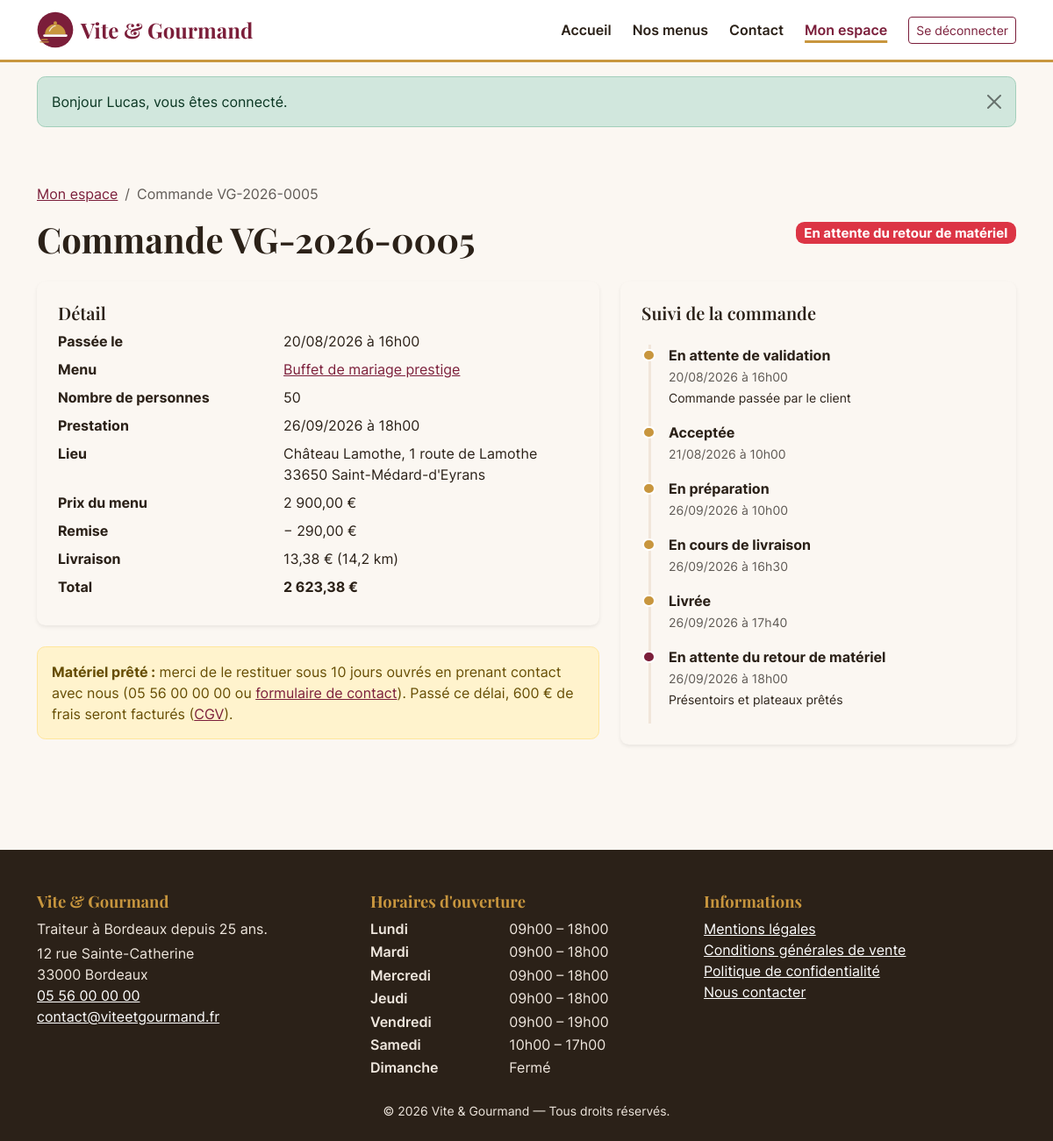
Page /mon-compte/commandes/5 (signed in) on the committed database.
### tables this page shows
CREATE TABLE commande (
    commande_id             INT UNSIGNED  NOT NULL AUTO_INCREMENT,
    numero_commande         VARCHAR(20)   NOT NULL,
    utilisateur_id          INT UNSIGNED  NOT NULL,
    menu_id                 INT UNSIGNED  NOT NULL,
    date_commande           DATETIME      NOT NULL DEFAULT CURRENT_TIMESTAMP,
    date_prestation         DATE          NOT NULL,
    heure_livraison         TIME          NOT NULL,
    adresse_prestation      VARCHAR(255)  NOT NULL,
    code_postal_prestation  VARCHAR(10)   NOT NULL,
    ville_prestation        VARCHAR(100)  NOT NULL,
    distance_km             DECIMAL(6,1)  NOT NULL DEFAULT 0,
    nombre_personne         INT UNSIGNED  NOT NULL,
    prix_menu               DECIMAL(10,2) NOT NULL,
    remise                  DECIMAL(10,2) NOT NULL DEFAULT 0,
    prix_livraison          DECIMAL(10,2) NOT NULL DEFAULT 0,
    prix_total              DECIMAL(10,2) NOT NULL,
    statut                  ENUM('en_attente','accepte','en_preparation','en_livraison','livre',
                                 'attente_retour_materiel','terminee','annulee')
                            NOT NULL DEFAULT 'en_attente',
    pret_materiel           TINYINT(1)    NOT NULL DEFAULT 0,
    restitution_materiel    TINYINT(1)    NOT NULL DEFAULT 0,
    motif_annulation        VARCHAR(500)  NULL,
    mode_contact_annulation ENUM('telephone','email') NULL,
    updated_at              DATETIME      NULL ON UPDATE CURRENT_TIMESTAMP,
    PRIMARY KEY (commande_id),
    UNIQUE KEY uq_commande_numero (numero_commande),
    KEY idx_commande_utilisateur (utilisateur_id),
    KEY idx_commande_menu (menu_id),
    KEY idx_commande_statut (statut),
    CONSTRAINT fk_commande_utilisateur FOREIGN KEY (utilisateur_id) REFERENCES utilisateur (utilisateur_id),
    CONSTRAINT fk_commande_menu        FOREIGN KEY (menu_id)        REFERENCES menu (menu_id),
    CONSTRAINT chk_commande_personnes  CHECK (nombre_personne >= 1)
);

CREATE TABLE menu (
    menu_id                 INT UNSIGNED  NOT NULL AUTO_INCREMENT,
    titre                   VARCHAR(120)  NOT NULL,
    description             TEXT          NOT NULL,
    nombre_personne_minimum INT UNSIGNED  NOT NULL,
    prix_par_personne       DECIMAL(8,2)  NOT NULL,
    conditions              TEXT          NULL,
    delai_commande_jours    INT UNSIGNED  NOT NULL DEFAULT 3,
    quantite_restante       INT UNSIGNED  NOT NULL DEFAULT 0,
    theme_id                INT UNSIGNED  NOT NULL,
    regime_id               INT UNSIGNED  NOT NULL,
    actif                   TINYINT(1)    NOT NULL DEFAULT 1,
    created_at              DATETIME      NOT NULL DEFAULT CURRENT_TIMESTAMP,
    updated_at              DATETIME      NULL ON UPDATE CURRENT_TIMESTAMP,
    PRIMARY KEY (menu_id),
    KEY idx_menu_theme (theme_id),
    KEY idx_menu_regime (regime_id),
    CONSTRAINT fk_menu_theme  FOREIGN KEY (theme_id)  REFERENCES theme (theme_id),
    CONSTRAINT fk_menu_regime FOREIGN KEY (regime_id) REFERENCES regime (regime_id),
    CONSTRAINT chk_menu_min   CHECK (nombre_personne_minimum >= 1),
    CONSTRAINT chk_menu_prix  CHECK (prix_par_personne >= 0)
);

CREATE TABLE commande_historique (
    historique_id   INT UNSIGNED NOT NULL AUTO_INCREMENT,
    commande_id     INT UNSIGNED NOT NULL,
    statut          VARCHAR(30)  NOT NULL,
    commentaire     VARCHAR(500) NULL,
    modifie_par     INT UNSIGNED NULL,
    date_modification DATETIME   NOT NULL DEFAULT CURRENT_TIMESTAMP,
    PRIMARY KEY (historique_id),
    KEY idx_historique_commande (commande_id),
    CONSTRAINT fk_historique_commande FOREIGN KEY (commande_id) REFERENCES commande (commande_id) ON DELETE CASCADE,
    CONSTRAINT fk_historique_auteur   FOREIGN KEY (modifie_par) REFERENCES utilisateur (utilisateur_id) ON DELETE SET NULL
);

CREATE TABLE horaire (
    horaire_id      INT UNSIGNED NOT NULL AUTO_INCREMENT,
    jour            ENUM('Lundi','Mardi','Mercredi','Jeudi','Vendredi','Samedi','Dimanche') NOT NULL,
    heure_ouverture TIME NULL,
    heure_fermeture TIME NULL,
    ferme           TINYINT(1) NOT NULL DEFAULT 0,
    PRIMARY KEY (horaire_id),
    UNIQUE KEY uq_horaire_jour (jour)
);

### views/account/order.php (the view, shortened to what the rows shown need)
<div class="container py-5">
    <nav aria-label="Fil d'Ariane">
        <ol class="breadcrumb">
            <li class="breadcrumb-item"><a href="/mon-compte">Mon espace</a></li>
            <li class="breadcrumb-item active" aria-current="page">Commande <?= e($commande['numero_commande']) ?></li>
        </ol>
    </nav>
    <div class="d-flex justify-content-between align-items-start flex-wrap gap-3 mb-4">
        <h1 class="mb-0">Commande <?= e($commande['numero_commande']) ?></h1>
        <p class="fs-5 mb-0"><?= OrderStatus::badge($commande['statut']) ?></p>
    </div>
    <div class="row g-4">
        <div class="col-lg-7">
            <section class="card border-0 shadow-sm p-4 mb-4" aria-labelledby="detail-title">
                <h2 id="detail-title" class="h5">Détail</h2>
                <dl class="row mb-0">
                    <dt class="col-sm-5">Passée le</dt><dd class="col-sm-7"><?= e(date_fr($commande['date_commande'], true)) ?></dd>
                    <dt class="col-sm-5">Menu</dt><dd class="col-sm-7"><a href="/menus/<?= (int) $commande['menu_id'] ?>"><?= e($commande['menu_titre']) ?></a></dd>
                    <dt class="col-sm-5">Nombre de personnes</dt><dd class="col-sm-7"><?= (int) $commande['nombre_personne'] ?></dd>
                    <dt class="col-sm-5">Prestation</dt><dd class="col-sm-7"><?= e(date_fr($commande['date_prestation'])) ?> à <?= e(time_fr($commande['heure_livraison'])) ?></dd>
                    <dt class="col-sm-5">Lieu</dt><dd class="col-sm-7"><?= e($commande['adresse_prestation']) ?><br><?= e($commande['code_postal_prestation'] . ' ' . $commande['ville_prestation']) ?></dd>
                    <dt class="col-sm-5">Prix du menu</dt><dd class="col-sm-7"><?= price($commande['prix_menu']) ?></dd>
                    <dt class="col-sm-5">Remise</dt><dd class="col-sm-7"><?= (float) $commande['remise'] > 0 ? '− ' . price($commande['remise']) : '—' ?></dd>
                    <dt class="col-sm-5">Livraison</dt><dd class="col-sm-7"><?= (float) $commande['prix_livraison'] > 0 ? price($commande['prix_livraison']) . ' (' . e(number_format((float) $commande['distance_km'], 1, ',', '')) . ' km)' : 'Offerte' ?></dd>
                    <dt class="col-sm-5">Total</dt><dd class="col-sm-7 fw-bold"><?= price($commande['prix_total']) ?></dd>
                </dl>
            </section>
            <?php if ((int) $commande['pret_materiel'] === 1 && in_array($commande['statut'], ['livre', 'attente_retour_materiel'], true)): ?>
                <div class="alert alert-warning">
                    <strong>Matériel prêté :</strong> merci de le restituer sous 10 jours ouvrés en prenant contact avec nous
                    (05 56 00 00 00 ou <a href="/contact">formulaire de contact</a>). Passé ce délai, 600 € de frais seront facturés (<a href="/cgv">CGV</a>).
                </div>
            <?php endif; ?>
        </div>
        <div class="col-lg-5">
            <section class="card border-0 shadow-sm p-4 mb-4" aria-labelledby="suivi-title">
                <h2 id="suivi-title" class="h5">Suivi de la commande</h2>
                <?php if ($commande['statut'] === 'en_attente'): ?>
                    <p class="mb-0 text-muted">Le suivi détaillé sera disponible dès que notre équipe aura accepté votre commande.</p>
                <?php else: ?>
                    <ol class="timeline mt-3 mb-0">
                        <?php foreach ($history as $h): ?>
                            <li>
                                <strong><?= e(OrderStatus::label($h['statut'])) ?></strong><br>
                                <span class="small text-muted"><?= e(date_fr($h['date_modification'], true)) ?></span>
                                <?php if ($h['commentaire']): ?><br><span class="small"><?= e($h['commentaire']) ?></span><?php endif; ?>
                            </li>
                        <?php endforeach; ?>
                    </ol>
                <?php endif; ?>
            </section>
        </div>
    </div>
</div>

### src/Core/Router.php (shortened to what the rows shown need)
<?php
final class Router
{
    private array $routes = [];
    private function add(string $method, string $path, array $handler, array $middlewares): void
    {
        $this->routes[] = compact('method', 'pattern', 'handler', 'middlewares');
    }
    public function dispatch(string $method, string $uri): void
    {
        $path = rawurldecode(parse_url($uri, PHP_URL_PATH) ?? '/');
        $path = rtrim($path, '/') ?: '/';
        foreach ($this->routes as $route) {
            if (!preg_match($route['pattern'], $path, $matches)) {
                continue;
            }
            foreach ($route['middlewares'] as $middleware) {
                $this->applyMiddleware($middleware);
            }
            $params = array_map('intval', array_filter($matches, 'is_string', ARRAY_FILTER_USE_KEY));
            [$class, $action] = $route['handler'];
            (new $class())->$action(...$params);
            return;
        }
    }
    private function applyMiddleware(string $middleware): void
    {
        switch ($middleware) {
            case 'auth':
                if (!Auth::check()) {
                    Session::set('_intended', $_SERVER['REQUEST_URI'] ?? '/');
                    Session::flash('info', 'Veuillez vous connecter ou créer un compte pour continuer.');
                    redirect('/connexion');
                }
                break;
            case 'customer':
                if (!Auth::isCustomer()) {
                    abort(403);
                }
                break;
        }
    }
}

### src/Services/OrderStatus.php (shortened to what the rows shown need)
<?php
final class OrderStatus
{
    public static function label(string $status): string
    {
        return self::LABELS[$status] ?? $status;
    }
    public static function badge(string $status): string
    {
        return '<span class="badge ' . (self::BADGES[$status] ?? 'text-bg-secondary') . '">' . e(self::label($status)) . '</span>';
    }
}

### views/partials/header.php (shortened to what the rows shown need)
<header class="site-header">
    <nav class="navbar navbar-expand-lg" aria-label="Navigation principale">
        <div class="container">
            <a class="navbar-brand" href="/">
                <img src="<?= asset('assets/img/logo.svg') ?>" alt="" width="42" height="42">
                <span>Vite &amp; Gourmand</span>
            </a>
            <div class="collapse navbar-collapse" id="mainNav">
                <ul class="navbar-nav ms-auto align-items-lg-center gap-lg-2">
                    <li class="nav-item"><a class="nav-link<?= nav_attr('/') ?>" href="/">Accueil</a></li>
                    <li class="nav-item"><a class="nav-link<?= nav_attr('/menus') ?>" href="/menus">Nos menus</a></li>
                    <li class="nav-item"><a class="nav-link<?= nav_attr('/contact') ?>" href="/contact">Contact</a></li>
                    <?php if (Auth::check()): ?>
                        <?php if (Auth::isCustomer()): ?>
                            <li class="nav-item"><a class="nav-link<?= nav_attr('/mon-compte') ?>" href="/mon-compte">Mon espace</a></li>
                        <?php endif; ?>
                        <li class="nav-item">
                            <form method="post" action="/deconnexion" class="d-inline">
                                <button type="submit" class="btn btn-outline-primary btn-sm ms-lg-2">
                                    Se déconnecter<span class="visually-hidden"> (<?= e(Auth::user()['prenom']) ?>)</span>
                                </button>
                            </form>
                        </li>
                    <?php else: ?>
                        <li class="nav-item"><a class="nav-link<?= nav_attr('/inscription') ?>" href="/inscription">Créer un compte</a></li>
                        <li class="nav-item"><a class="btn btn-primary btn-sm ms-lg-2" href="/connexion">Connexion</a></li>
                    <?php endif; ?>
                </ul>
            </div>
        </div>
    </nav>
</header>

### views/partials/flash.php (shortened to what the rows shown need)
<?php
$flashes = Session::pullFlashes();
$classes = ['success' => 'alert-success', 'error' => 'alert-danger', 'info' => 'alert-info', 'warning' => 'alert-warning'];
?>
<?php if ($flashes): ?>
    <div class="container mt-3" role="status" aria-live="polite">
        <?php foreach ($flashes as $flash): ?>
            <div class="alert <?= $classes[$flash['type']] ?? 'alert-info' ?> alert-dismissible fade show">
                <?= e($flash['message']) ?>
                <button type="button" class="btn-close" data-bs-dismiss="alert" aria-label="Fermer ce message"></button>
            </div>
        <?php endforeach; ?>
    </div>
<?php endif; ?>

### views/partials/footer.php (shortened to what the rows shown need)
<?php
$horaires = HoraireRepository::all();
?>
<footer class="site-footer mt-5 pt-5 pb-4">
    <div class="container">
        <div class="row g-4">
            <div class="col-md-4">
                <h2>Vite &amp; Gourmand</h2>
                <p class="mb-1">Traiteur à Bordeaux depuis 25 ans.</p>
                <address class="mb-0">
                    12 rue Sainte-Catherine<br>33000 Bordeaux<br>
                    <a href="tel:+33556000000">05 56 00 00 00</a><br>
                    <a href="mailto:contact@viteetgourmand.fr">contact@viteetgourmand.fr</a>
                </address>
            </div>
            <div class="col-md-4">
                <h2>Horaires d'ouverture</h2>
                <dl class="horaires row mb-0">
                    <?php foreach ($horaires as $h): ?>
                        <dt class="col-5"><?= e($h['jour']) ?></dt>
                        <dd class="col-7">
                            <?= (int) $h['ferme'] === 1
                                ? 'Fermé'
                                : e(time_fr($h['heure_ouverture'])) . ' – ' . e(time_fr($h['heure_fermeture'])) ?>
                        </dd>
                    <?php endforeach; ?>
                </dl>
            </div>
            <div class="col-md-4">
                <h2>Informations</h2>
                <ul class="list-unstyled">
                    <li><a href="/mentions-legales">Mentions légales</a></li>
                    <li><a href="/cgv">Conditions générales de vente</a></li>
                    <li><a href="/confidentialite">Politique de confidentialité</a></li>
                    <li><a href="/contact">Nous contacter</a></li>
                </ul>
            </div>
        </div>
        <p class="text-center small mt-4 mb-0">&copy; <?= date('Y') ?> Vite &amp; Gourmand — Tous droits réservés.</p>
    </div>
</footer>

### rows in the picture
commande: message "Bonjour Lucas, vous êtes connecté.", numero_commande "VG-2026-0005", statut "En attente du retour de matériel", date_commande "20/08/2026 à 16h00", menu.titre "Buffet de mariage prestige", nombre_personne "50", date_prestation "26/09/2026", heure_livraison "18h00", adresse_prestation "Château Lamothe, 1 route de Lamothe", code_postal_prestation+ville_prestation "33650 Saint-Médard-d'Eyrans", prix_menu "2 900,00 €", remise "290,00 €", prix_livraison "13,38 €", distance_km "14,2", prix_total "2 623,38 €", shows "Matériel prêté :", pret_materiel "formulaire de contact"
commande_historique: statut "En attente de validation", date_modification "20/08/2026 à 16h00", commentaire "Commande passée par le client"
commande_historique: statut "Acceptée", date_modification "21/08/2026 à 10h00"
commande_historique: statut "En préparation", date_modification "26/09/2026 à 10h00"
commande_historique: statut "En cours de livraison", date_modification "26/09/2026 à 16h30"
commande_historique: statut "Livrée", date_modification "26/09/2026 à 17h40"
commande_historique: statut "En attente du retour de matériel", date_modification "26/09/2026 à 18h00", commentaire "Présentoirs et plateaux prêtés"
horaire: jour "Lundi", heure_ouverture "09h00", heure_fermeture "18h00"
horaire: jour "Mardi", heure_ouverture "09h00", heure_fermeture "18h00"
horaire: jour "Mercredi", heure_ouverture "09h00", heure_fermeture "18h00"
horaire: jour "Jeudi", heure_ouverture "09h00", heure_fermeture "18h00"
horaire: jour "Vendredi", heure_ouverture "09h00", heure_fermeture "19h00"
horaire: jour "Samedi", heure_ouverture "10h00", heure_fermeture "17h00"
horaire: jour "Dimanche", ferme "Fermé"
